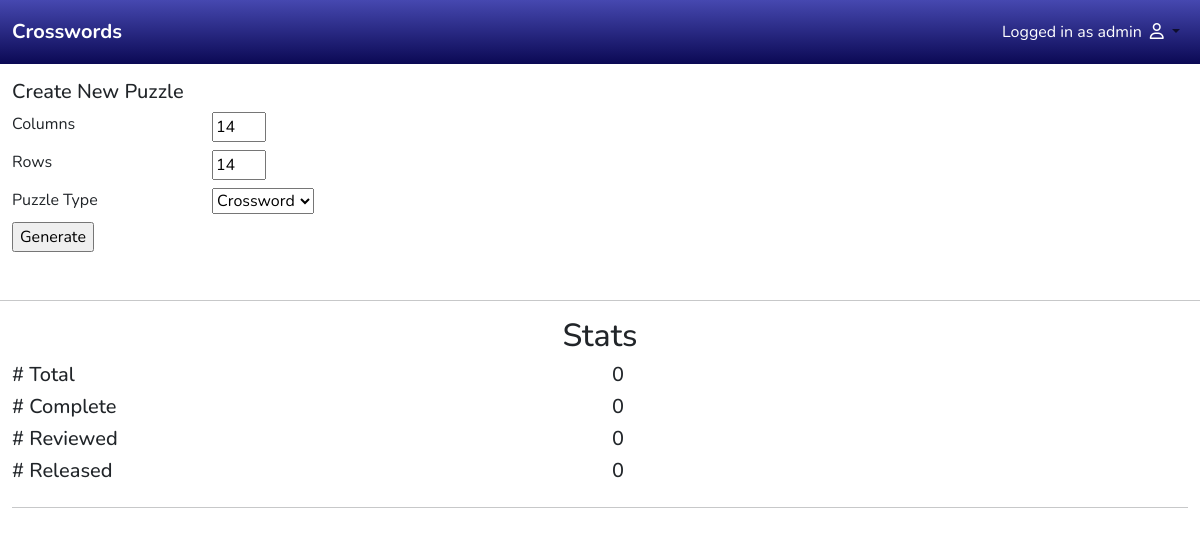
Before: /api/crossword_builder/ (signed in) with the older database file.
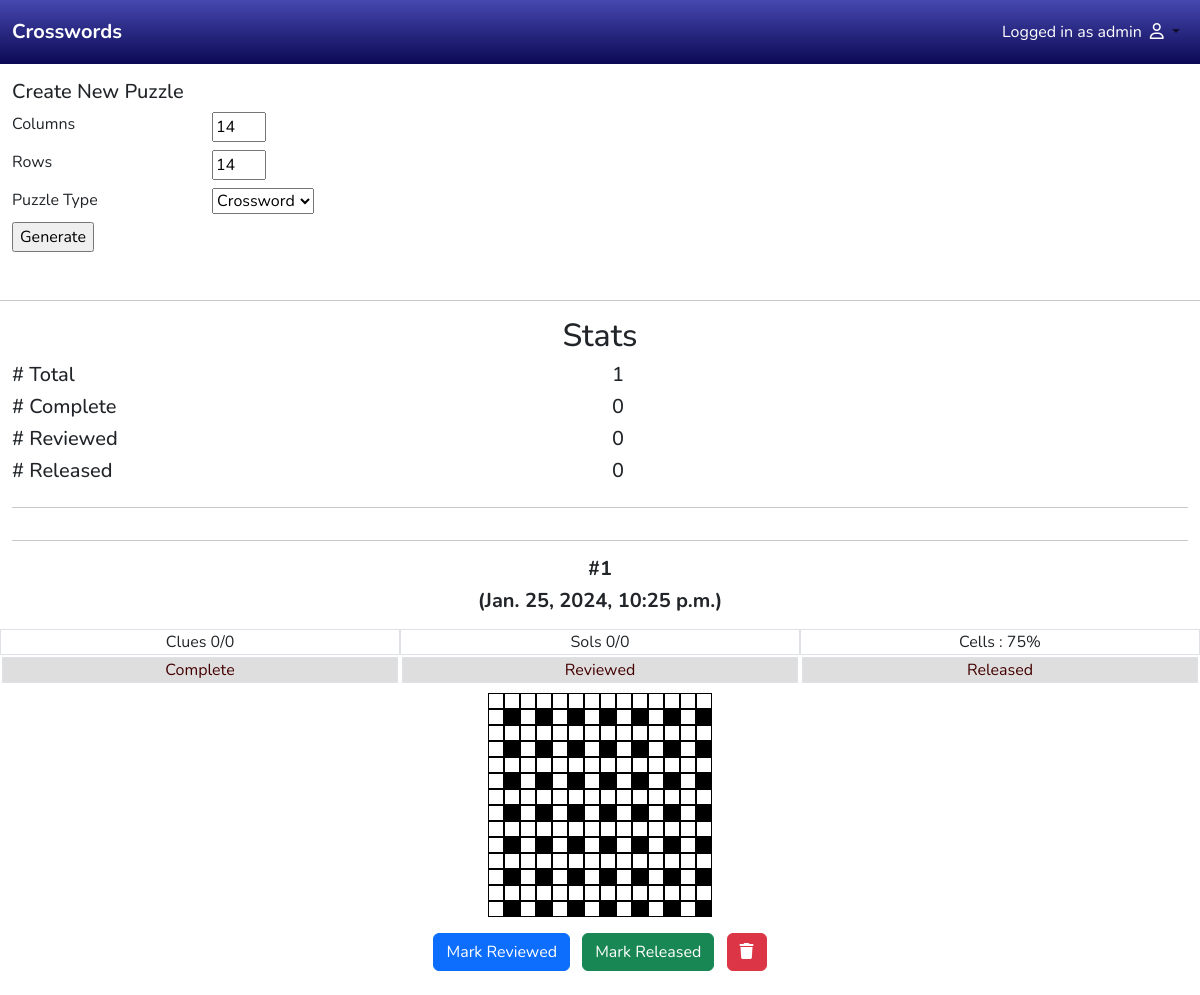
After: the same page with the newer database file.
### crosswords/models.py (models this page shows, shortened)
class CrosswordPuzzle(models.Model):
    grid = models.OneToOneField(Grid, on_delete=models.CASCADE,
                                related_name='puzzles')
    created_on = models.DateTimeField(auto_now_add=True)
    last_edited = models.DateTimeField(auto_now=True)
    creator = models.ForeignKey(User, on_delete=models.SET_NULL, null=True,
                                related_name='grid_creator')
    puzzle_type = models.CharField(max_length=4, choices=PuzzleType.choices,
                                   default=PuzzleType.CROSSWORD)
    complete = models.BooleanField(default=False)
    reviewed = models.BooleanField(default=False)
    released = models.BooleanField(default=False)

### crosswords/views.py (the view, shortened to what this page needs)
# urls.py: path('', views.BuilderHome.as_view(),
class BuilderHome(UserPassesTestMixin, View):
    def get(self, request):
        all_puzzles = CrosswordPuzzle.objects.all()
        puzzles = all_puzzles.order_by('-last_edited')[:10]
        completed_count = all_puzzles.filter(complete=True).count()
        reviewed_count = all_puzzles.filter(reviewed=True).count()
        released_count = all_puzzles.filter(released=True).count()
        total_count = len(all_puzzles)
        puzzle_list = []
        json_list = []
        for puzzle in puzzles:
            puzzle_serializer = CrosswordPuzzleSerializer(puzzle)
            cell_concentration = get_cell_concentration(puzzle)
            clues = CrosswordClue.objects.filter(puzzle=puzzle)
            clues_serializer = CrosswordClueSerializer(clues, many=True)
            if not clues:
                clue_count = 0
                solution_count = 0
            data = {
                'puzzle': puzzle,
                'clues': clues,
                'cell_concentration': cell_concentration,
                'clues_present': clue_count,
                'solutions_present': solution_count,
                'total_clues': len(clues),
            }
            json_data = {
                'json_puzzle': puzzle_serializer.data,
                'json_clues': clues_serializer.data,
            }
            puzzle_list.append(data)
            json_list.append(json_data)
        return render(
            request,
            'crosswords/builder_home.html',
            {
                'puzzles': puzzle_list,
                'json_list': json_list,
                'total_count': total_count,
                'completed_count': completed_count,
                'reviewed_count': reviewed_count,
                'released_count': released_count,
            })
    def test_func(self):
        return self.request.user.is_staff

### crosswords/utils.py (called while the page is built)
def get_cell_concentration(puzzle):
    cells = puzzle.grid.cells
    open_cell_count = 0
    for cell in cells:
        if cell == '#':
            open_cell_count += 1
    return math.floor(open_cell_count / len(cells) * 100)

### crosswords/templates/crosswords/builder_home.html (shortened to what this page needs)
{% extends 'base.html' %}
{% load static %}
{% block extra_css %}
<link rel="stylesheet" href="{% static 'css/grid_editor.css' %}">
{% endblock %}
{% block content %}
<div class="container-fluid mt-3">
    <div class="row justify-content-center">
        <div class="col-12">
            <h5>Create New Puzzle</h5>
            <form id="new-puzzle-form">
                <div class="row mt-2">
                    <div class="col-2">
                        <label for="col-count">Columns</label>
                    </div>
                    <div class="col">
                        <input type="number" id="col-count" max="25" min="3" value="14">
                    </div>
                </div>
                <div class="row mt-2">
                    <div class="col-2">
                        <label for="row-count">Rows</label>
                    </div>
                    <div class="col">
                        <input type="number" id="row-count" max="25" min="3" value="14">
                    </div>
                </div>
                <div class="row mt-2">
                    <div class="col-2">
                        <label for="puzzle-type">Puzzle Type</label>
                    </div>
                    <div class="col">
                        <select type="number" id="puzzle-type">
                            <option value="CROSSWORD">Crossword</option>
                        </select>
                    </div>
                </div>
                <div class="row mt-2">
                    <div class="col">
                        <input type="submit" value="Generate">
                    </div>
                </div>
            </form>
        </div>
        <hr class="mt-5">
    </div>
    <h2 class="text-center">Stats</h2>
    <div class="row">
        <div class="col">
            <h5># Total</h5>
        </div>
        <div class="col">
            <h5>{{ total_count }}</h5>
        </div>
    </div>
    <div class="row">
        <div class="col">
            <h5># Complete</h5>
        </div>
        <div class="col">
            <h5>{{ completed_count }}</h5>
        </div>
    </div>
    <div class="row">
        <div class="col">
            <h5># Reviewed</h5>
        </div>
        <div class="col">
            <h5>{{ reviewed_count }}</h5>
        </div>
    </div>
    <div class="row">
        <div class="col">
            <h5># Released</h5>
        </div>
        <div class="col">
            <h5>{{ released_count }}</h5>
        </div>
    </div>
    <hr>
    <div class="row">
        <div class="col text-center">
            {% for item in puzzles%}
            <hr>
            <h5 class="fw-bold">#{{item.puzzle.id}}</h5>
            <h5 class="fw-bold mb-3">({{ item.puzzle.last_edited }})</h6>
            <div class="row text-center">
                <div class="col border">
                    <span>Clues {{ item.clues_present}}/{{ item.total_clues }}</span>
                </div>
                <div class="col border">
                    <span>Sols {{ item.solutions_present }}/{{ item.total_clues }}</span>
                </div>
                <div class="col border">
                    <span>Cells : {{ item.cell_concentration }}%</span>
                </div>
            </div>
            <div class="row text-center">
                <div class="col border {% if item.puzzle.complete %}status-true{% else %}status-false{% endif %}">
                    Complete
                </div>
                <div class="col border {% if item.puzzle.reviewed %}status-true{% else %}status-false{% endif %}">
                    Reviewed
                </div>
                <div class="col border {% if item.puzzle.released %}status-true{% else %}status-false{% endif %}">
                    Released
                </div>
            </div>
            <div id="thumbnail_{{ item.puzzle.id }}"></div>
            <div class="row my-3 text-center">
                <div class="col">
                    <button class="btn btn-primary" id="reviewed-button-{{ item.puzzle.id }}">Mark Reviewed</button>
                    <button class="btn btn-success mx-2" id="released-button-{{ item.puzzle.id }}">Mark Released</button>
                    <button class="btn btn-danger" id="delete-button-{{ item.puzzle.id }}">
                        <i class="fa-solid fa-trash"></i>
                    </button>
                </div>
            </div>
            {% endfor %}
        </div>
    </div>
    <div class="row" id="thumbnail-holder">
    </div>
</div>
{% endblock %}

### templates/base.html (shortened to what this page needs)
{% load static %}
<!doctype html>
<html lang="en">
<head>
    {% block corecss %}
    <link href="https://cdn.jsdelivr.net/npm/bootstrap@5.3.0-alpha3/dist/css/bootstrap.min.css" rel="stylesheet">
    <link rel="stylesheet" href="{% static 'css/base.css' %}">
    {% endblock %}
    {% block extra_css %}
    {% endblock %}
</head>
<body>
    <header class="container-fluid fixed-top bg-navy">
        <nav class="navbar navbar-expand-lg navbar-light my-1">
            <a class="navbar-brand text-white" href="#"><strong>Crosswords</strong></a>
            <div class="collapse navbar-collapse justify-content-end" id="navbarSupportedContent">
                <ul class="navbar-nav ml-auto mr-5 align-items-center">
                    {% if request.user.is_authenticated %}
                    <li class="nav-item mr-3 text-white">
                        Logged in as {{ request.user.username }}
                    </li>
                    {% endif %}
                    <li class="nav-item dropdown">
                        <a class="nav-link dropdown-toggle" href="#" id="navbarDropdown" role="button"
                            data-toggle="dropdown" aria-haspopup="true" aria-expanded="false">
                            <i class="fa-regular fa-user text-white"></i>
                        </a>
                    </li>
                </ul>
            </div>
        </nav>
    </header>
    {% block content %}
    {% endblock %}
</body>
</html>

### static/css/base.css (style rules this page uses)
* { box-sizing: border-box; transition: 0.2s all; font-family: 'Nunito', sans-serif; }
.bg-navy { background-image: linear-gradient(#4648b0, #0b0954); }
body { padding-top: 56px; height: 100vh; }
a, a:hover { text-decoration: none; color: black; }
.text-white { color: white; }
.status-false { color: #440000; background-color: #dedede; border: 1px solid darkgrey; margin: 2px; }

### crosswords/static/css/grid_editor.css (style rules this page uses)
:root { --grid-cols: 10; --grid-rows: 10; --char-size: 40px; transition: 0.2s all; }
body { padding-top: 64px; }

Changed rows visible on the page:
added CrosswordPuzzle: puzzle.id "1", puzzle.last_edited "Jan. 25, 2024, 10:25 p.m.", clues_present "0", total_clues "0", solutions_present "0", cell_concentration "75"
Other visible differences:
{{ total_count }}: "0" → "1"
